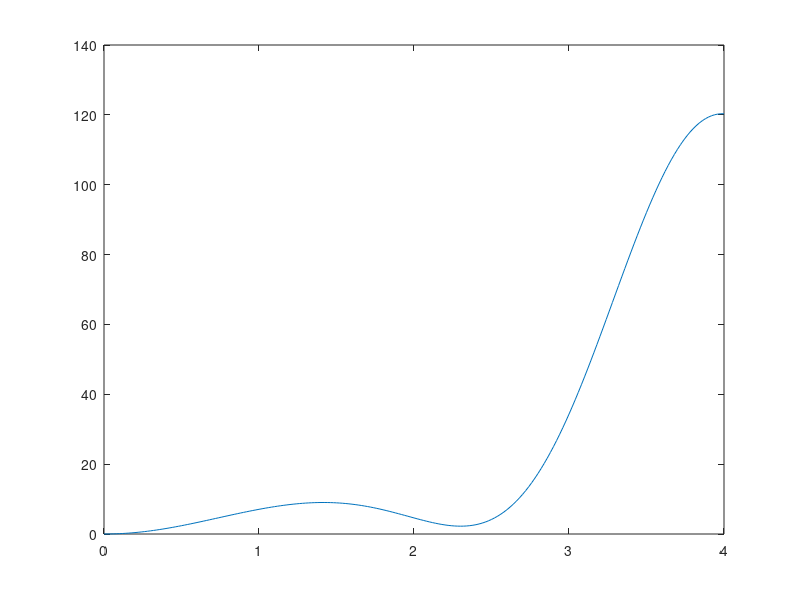

The MATLAB script that drew this image:
function final2


    A = [0, 1; -12/5, -2/5];
    dt = 0.02;
    t = 0.0 : dt : 6;

    y_0 = [5; 2];
    y_rk = [y_0];
    w = 1;
    for i = 2 : length(t)

        previous = y_rk(:, i - 1);
        previous_t = t(i - 1);

        previous_slope = A * previous + [0; 3 * previous_t * sin(3 * previous_t)];
        k1 = dt * previous_slope;
        yg = previous + k1 / (2.0 * w);

        current_t = t(i);
        current_slope = A * yg + [0; 3 * current_t * sin(3 * current_t)];
        k2 = dt * current_slope;

        y_rk(:, i) = previous + (1 - w) * k1 + w * k2;
    end

    y = y_rk(1, :);
    plot(t, y)

    # Derivative
    dy = [];
    for i = 1 : length(y)
        dy(i) = get_derivative(i, y, dt);
    end
    plot(y, dy);

    integral_vector = [];
    for i = 1 : 201
        integral_vector(i) = (5 + y(i)) * t(i) * t(i);
    end

    plot(0 : 0.02 : 4, integral_vector)
    integral_result = discrete_integral(integral_vector, dt)

endfunction



function [result] = get_derivative(i, u, dt)
    n = length(u);
    if (i == 1)
        result = 1.0 / (2.0 * dt) * (-3.0 * u(1) + 4.0 * u(2) - u(3));
    elseif (i == n)
        result = 1.0 / (2.0 * dt) * (3.0 * u(n) - 4.0 * u(n - 1) + u(n - 2));

    else
        result = 1.0 / (2.0 * dt) * (u(i + 1) - u(i - 1));
    endif

endfunction


function [result] = discrete_integral(u, dt)
    n = length(u);
    result = u(1) + u(n);

    for i = 2 : 2 : n - 1
        result += 2 * u(i);
    end

    for i = 3 : 2 : n - 1
        result += 4 * u(i);
    end

    result *= dt / 3.0;

endfunction
